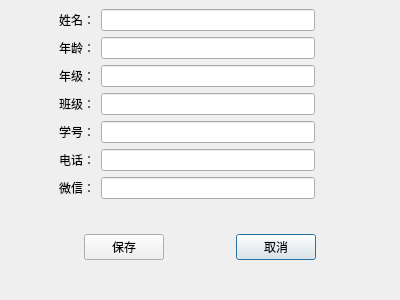
<?xml version="1.0" encoding="UTF-8"?>
<ui version="4.0">
 <class>Dlg_AddStu</class>
 <widget class="QDialog" name="Dlg_AddStu">
  <property name="geometry">
   <rect>
    <x>0</x>
    <y>0</y>
    <width>400</width>
    <height>300</height>
   </rect>
  </property>
  <property name="minimumSize">
   <size>
    <width>400</width>
    <height>300</height>
   </size>
  </property>
  <property name="maximumSize">
   <size>
    <width>400</width>
    <height>300</height>
   </size>
  </property>
  <property name="windowTitle">
   <string>添加学生</string>
  </property>
  <layout class="QGridLayout" name="gridLayout_2">
   <property name="leftMargin">
    <number>9</number>
   </property>
   <property name="topMargin">
    <number>9</number>
   </property>
   <property name="rightMargin">
    <number>9</number>
   </property>
   <property name="spacing">
    <number>6</number>
   </property>
   <item row="5" column="2">
    <widget class="QLineEdit" name="le_phone"/>
   </item>
   <item row="0" column="3">
    <spacer name="horizontalSpacer">
     <property name="orientation">
      <enum>Qt::Horizontal</enum>
     </property>
     <property name="sizeType">
      <enum>QSizePolicy::Minimum</enum>
     </property>
     <property name="sizeHint" stdset="0">
      <size>
       <width>70</width>
       <height>20</height>
      </size>
     </property>
    </spacer>
   </item>
   <item row="1" column="1">
    <widget class="QLabel" name="label_2">
     <property name="minimumSize">
      <size>
       <width>80</width>
       <height>0</height>
      </size>
     </property>
     <property name="text">
      <string>年龄：</string>
     </property>
     <property name="alignment">
      <set>Qt::AlignRight|Qt::AlignTrailing|Qt::AlignVCenter</set>
     </property>
    </widget>
   </item>
   <item row="1" column="2">
    <widget class="QLineEdit" name="le_age"/>
   </item>
   <item row="2" column="1">
    <widget class="QLabel" name="label_3">
     <property name="minimumSize">
      <size>
       <width>80</width>
       <height>0</height>
      </size>
     </property>
     <property name="text">
      <string>年级：</string>
     </property>
     <property name="alignment">
      <set>Qt::AlignRight|Qt::AlignTrailing|Qt::AlignVCenter</set>
     </property>
    </widget>
   </item>
   <item row="5" column="1">
    <widget class="QLabel" name="label_6">
     <property name="minimumSize">
      <size>
       <width>80</width>
       <height>0</height>
      </size>
     </property>
     <property name="text">
      <string>电话：</string>
     </property>
     <property name="alignment">
      <set>Qt::AlignRight|Qt::AlignTrailing|Qt::AlignVCenter</set>
     </property>
    </widget>
   </item>
   <item row="3" column="2">
    <widget class="QLineEdit" name="le_class"/>
   </item>
   <item row="4" column="2">
    <widget class="QLineEdit" name="le_studentid"/>
   </item>
   <item row="3" column="1">
    <widget class="QLabel" name="label_4">
     <property name="minimumSize">
      <size>
       <width>80</width>
       <height>0</height>
      </size>
     </property>
     <property name="text">
      <string>班级：</string>
     </property>
     <property name="alignment">
      <set>Qt::AlignRight|Qt::AlignTrailing|Qt::AlignVCenter</set>
     </property>
    </widget>
   </item>
   <item row="0" column="2">
    <widget class="QLineEdit" name="le_name"/>
   </item>
   <item row="6" column="1">
    <widget class="QLabel" name="label_7">
     <property name="minimumSize">
      <size>
       <width>80</width>
       <height>0</height>
      </size>
     </property>
     <property name="text">
      <string>微信：</string>
     </property>
     <property name="alignment">
      <set>Qt::AlignRight|Qt::AlignTrailing|Qt::AlignVCenter</set>
     </property>
    </widget>
   </item>
   <item row="0" column="1">
    <widget class="QLabel" name="label">
     <property name="minimumSize">
      <size>
       <width>80</width>
       <height>0</height>
      </size>
     </property>
     <property name="text">
      <string>姓名：</string>
     </property>
     <property name="alignment">
      <set>Qt::AlignRight|Qt::AlignTrailing|Qt::AlignVCenter</set>
     </property>
    </widget>
   </item>
   <item row="2" column="2">
    <widget class="QLineEdit" name="le_grade"/>
   </item>
   <item row="6" column="2">
    <widget class="QLineEdit" name="le_wechat"/>
   </item>
   <item row="4" column="1">
    <widget class="QLabel" name="label_5">
     <property name="minimumSize">
      <size>
       <width>80</width>
       <height>0</height>
      </size>
     </property>
     <property name="text">
      <string>学号：</string>
     </property>
     <property name="alignment">
      <set>Qt::AlignRight|Qt::AlignTrailing|Qt::AlignVCenter</set>
     </property>
    </widget>
   </item>
   <item row="7" column="0" colspan="4">
    <widget class="QWidget" name="widget" native="true">
     <layout class="QGridLayout" name="gridLayout">
      <item row="0" column="0">
       <spacer name="horizontalSpacer_3">
        <property name="orientation">
         <enum>Qt::Horizontal</enum>
        </property>
        <property name="sizeHint" stdset="0">
         <size>
          <width>40</width>
          <height>20</height>
         </size>
        </property>
       </spacer>
      </item>
      <item row="0" column="3">
       <widget class="QPushButton" name="btn_cancel">
        <property name="text">
         <string>取消</string>
        </property>
       </widget>
      </item>
      <item row="0" column="2">
       <spacer name="horizontalSpacer_2">
        <property name="orientation">
         <enum>Qt::Horizontal</enum>
        </property>
        <property name="sizeHint" stdset="0">
         <size>
          <width>40</width>
          <height>20</height>
         </size>
        </property>
       </spacer>
      </item>
      <item row="0" column="1">
       <widget class="QPushButton" name="btn_save">
        <property name="text">
         <string>保存</string>
        </property>
       </widget>
      </item>
      <item row="0" column="4">
       <spacer name="horizontalSpacer_4">
        <property name="orientation">
         <enum>Qt::Horizontal</enum>
        </property>
        <property name="sizeHint" stdset="0">
         <size>
          <width>40</width>
          <height>20</height>
         </size>
        </property>
       </spacer>
      </item>
     </layout>
    </widget>
   </item>
  </layout>
 </widget>
 <tabstops>
  <tabstop>le_name</tabstop>
  <tabstop>le_age</tabstop>
  <tabstop>le_grade</tabstop>
  <tabstop>le_class</tabstop>
  <tabstop>le_studentid</tabstop>
  <tabstop>le_phone</tabstop>
  <tabstop>le_wechat</tabstop>
  <tabstop>btn_save</tabstop>
  <tabstop>btn_cancel</tabstop>
 </tabstops>
 <resources/>
 <connections/>
</ui>
